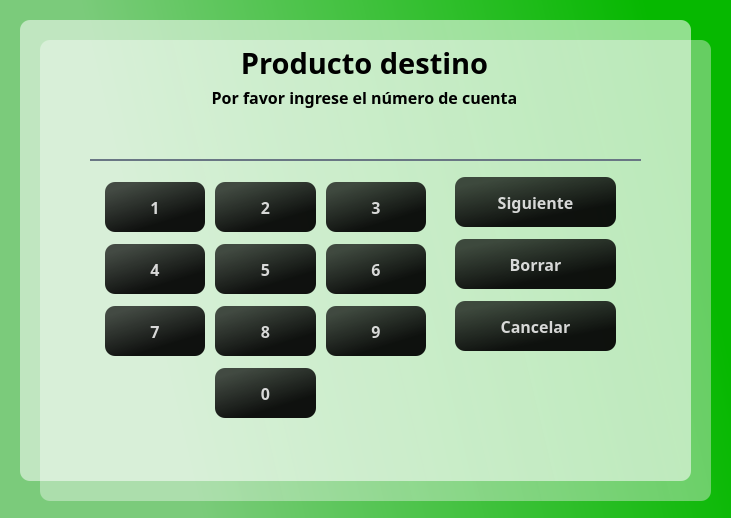
<?xml version="1.0" encoding="UTF-8"?>
<ui version="4.0">
 <class>Dialog</class>
 <widget class="QDialog" name="Dialog">
  <property name="geometry">
   <rect>
    <x>0</x>
    <y>0</y>
    <width>731</width>
    <height>518</height>
   </rect>
  </property>
  <property name="windowTitle">
   <string>Dialog</string>
  </property>
  <property name="modal">
   <bool>true</bool>
  </property>
  <widget class="QWidget" name="gridLayoutWidget">
   <property name="geometry">
    <rect>
     <x>100</x>
     <y>170</y>
     <width>331</width>
     <height>261</height>
    </rect>
   </property>
   <layout class="QGridLayout" name="gridLayout">
    <property name="leftMargin">
     <number>5</number>
    </property>
    <property name="topMargin">
     <number>0</number>
    </property>
    <property name="rightMargin">
     <number>5</number>
    </property>
    <property name="bottomMargin">
     <number>0</number>
    </property>
    <property name="horizontalSpacing">
     <number>10</number>
    </property>
    <property name="verticalSpacing">
     <number>0</number>
    </property>
    <item row="0" column="2">
     <widget class="QPushButton" name="btn3">
      <property name="maximumSize">
       <size>
        <width>200</width>
        <height>50</height>
       </size>
      </property>
      <property name="font">
       <font>
        <family>Candara</family>
        <pointsize>12</pointsize>
        <weight>75</weight>
        <bold>true</bold>
       </font>
      </property>
      <property name="styleSheet">
       <string notr="true">QPushButton#btn3{
	background-color: qlineargradient(spread:pad, x1:0.015, y1:0.00568182, x2:0.626, y2:1, stop:0.144279 rgba(0, 0, 0, 176), stop:0.835821 rgba(0, 0, 0, 237));
	
	color: rgba(255, 255, 255, 210);
	border-radius: 10px;
}

QPushButton#btn3:hover{
	background-color: qlineargradient(spread:pad, x1:1, y1:0.363, x2:0, y2:0.528864, stop:0.0696517 rgba(8, 220, 0, 255), stop:0.810945 rgba(136, 224, 136, 255));
}

QPushButton#btn3:pressed{
	padding-left: 5px;
	padding-top: 5px;
	background-color: rgba(105, 118, 132, 200);
}</string>
      </property>
      <property name="text">
       <string>3</string>
      </property>
     </widget>
    </item>
    <item row="4" column="2">
     <widget class="QPushButton" name="btn9">
      <property name="maximumSize">
       <size>
        <width>200</width>
        <height>50</height>
       </size>
      </property>
      <property name="font">
       <font>
        <family>Candara</family>
        <pointsize>12</pointsize>
        <weight>75</weight>
        <bold>true</bold>
       </font>
      </property>
      <property name="styleSheet">
       <string notr="true">QPushButton#btn9{
	background-color: qlineargradient(spread:pad, x1:0.015, y1:0.00568182, x2:0.626, y2:1, stop:0.144279 rgba(0, 0, 0, 176), stop:0.835821 rgba(0, 0, 0, 237));
	
	color: rgba(255, 255, 255, 210);
	border-radius: 10px;
}

QPushButton#btn9:hover{
	background-color: qlineargradient(spread:pad, x1:1, y1:0.363, x2:0, y2:0.528864, stop:0.0696517 rgba(8, 220, 0, 255), stop:0.810945 rgba(136, 224, 136, 255));
}

QPushButton#btn9:pressed{
	padding-left: 5px;
	padding-top: 5px;
	background-color: rgba(105, 118, 132, 200);
}</string>
      </property>
      <property name="text">
       <string>9</string>
      </property>
     </widget>
    </item>
    <item row="4" column="1">
     <widget class="QPushButton" name="btn8">
      <property name="maximumSize">
       <size>
        <width>200</width>
        <height>50</height>
       </size>
      </property>
      <property name="font">
       <font>
        <family>Candara</family>
        <pointsize>12</pointsize>
        <weight>75</weight>
        <bold>true</bold>
       </font>
      </property>
      <property name="styleSheet">
       <string notr="true">QPushButton#btn8{
	background-color: qlineargradient(spread:pad, x1:0.015, y1:0.00568182, x2:0.626, y2:1, stop:0.144279 rgba(0, 0, 0, 176), stop:0.835821 rgba(0, 0, 0, 237));
	
	color: rgba(255, 255, 255, 210);
	border-radius: 10px;
}

QPushButton#btn8:hover{
	background-color: qlineargradient(spread:pad, x1:1, y1:0.363, x2:0, y2:0.528864, stop:0.0696517 rgba(8, 220, 0, 255), stop:0.810945 rgba(136, 224, 136, 255));
}

QPushButton#btn8:pressed{
	padding-left: 5px;
	padding-top: 5px;
	background-color: rgba(105, 118, 132, 200);
}</string>
      </property>
      <property name="text">
       <string>8</string>
      </property>
     </widget>
    </item>
    <item row="0" column="0">
     <widget class="QPushButton" name="btn1">
      <property name="maximumSize">
       <size>
        <width>200</width>
        <height>50</height>
       </size>
      </property>
      <property name="font">
       <font>
        <family>Candara</family>
        <pointsize>12</pointsize>
        <weight>75</weight>
        <bold>true</bold>
       </font>
      </property>
      <property name="styleSheet">
       <string notr="true">QPushButton#btn1{
	background-color: qlineargradient(spread:pad, x1:0.015, y1:0.00568182, x2:0.626, y2:1, stop:0.144279 rgba(0, 0, 0, 176), stop:0.835821 rgba(0, 0, 0, 237));
	
	color: rgba(255, 255, 255, 210);
	border-radius: 10px;
}

QPushButton#btn1:hover{
	background-color: qlineargradient(spread:pad, x1:1, y1:0.363, x2:0, y2:0.528864, stop:0.0696517 rgba(8, 220, 0, 255), stop:0.810945 rgba(136, 224, 136, 255));
}

QPushButton#btn1:pressed{
	padding-left: 5px;
	padding-top: 5px;
	background-color: rgba(105, 118, 132, 200);
}</string>
      </property>
      <property name="text">
       <string>1</string>
      </property>
     </widget>
    </item>
    <item row="4" column="0">
     <widget class="QPushButton" name="btn7">
      <property name="maximumSize">
       <size>
        <width>200</width>
        <height>50</height>
       </size>
      </property>
      <property name="font">
       <font>
        <family>Candara</family>
        <pointsize>12</pointsize>
        <weight>75</weight>
        <bold>true</bold>
       </font>
      </property>
      <property name="styleSheet">
       <string notr="true">QPushButton#btn7{
	background-color: qlineargradient(spread:pad, x1:0.015, y1:0.00568182, x2:0.626, y2:1, stop:0.144279 rgba(0, 0, 0, 176), stop:0.835821 rgba(0, 0, 0, 237));
	
	color: rgba(255, 255, 255, 210);
	border-radius: 10px;
}

QPushButton#btn7:hover{
	background-color: qlineargradient(spread:pad, x1:1, y1:0.363, x2:0, y2:0.528864, stop:0.0696517 rgba(8, 220, 0, 255), stop:0.810945 rgba(136, 224, 136, 255));
}

QPushButton#btn7:pressed{
	padding-left: 5px;
	padding-top: 5px;
	background-color: rgba(105, 118, 132, 200);
}</string>
      </property>
      <property name="text">
       <string>7</string>
      </property>
     </widget>
    </item>
    <item row="0" column="1">
     <widget class="QPushButton" name="btn2">
      <property name="maximumSize">
       <size>
        <width>200</width>
        <height>50</height>
       </size>
      </property>
      <property name="font">
       <font>
        <family>Candara</family>
        <pointsize>12</pointsize>
        <weight>75</weight>
        <bold>true</bold>
       </font>
      </property>
      <property name="styleSheet">
       <string notr="true">QPushButton#btn2{
	background-color: qlineargradient(spread:pad, x1:0.015, y1:0.00568182, x2:0.626, y2:1, stop:0.144279 rgba(0, 0, 0, 176), stop:0.835821 rgba(0, 0, 0, 237));
	
	color: rgba(255, 255, 255, 210);
	border-radius: 10px;
}

QPushButton#btn2:hover{
	background-color: qlineargradient(spread:pad, x1:1, y1:0.363, x2:0, y2:0.528864, stop:0.0696517 rgba(8, 220, 0, 255), stop:0.810945 rgba(136, 224, 136, 255));
}

QPushButton#btn2:pressed{
	padding-left: 5px;
	padding-top: 5px;
	background-color: rgba(105, 118, 132, 200);
}</string>
      </property>
      <property name="text">
       <string>2</string>
      </property>
     </widget>
    </item>
    <item row="3" column="1">
     <widget class="QPushButton" name="btn5">
      <property name="maximumSize">
       <size>
        <width>200</width>
        <height>50</height>
       </size>
      </property>
      <property name="font">
       <font>
        <family>Candara</family>
        <pointsize>12</pointsize>
        <weight>75</weight>
        <bold>true</bold>
       </font>
      </property>
      <property name="styleSheet">
       <string notr="true">QPushButton#btn5{
	background-color: qlineargradient(spread:pad, x1:0.015, y1:0.00568182, x2:0.626, y2:1, stop:0.144279 rgba(0, 0, 0, 176), stop:0.835821 rgba(0, 0, 0, 237));
	
	color: rgba(255, 255, 255, 210);
	border-radius: 10px;
}

QPushButton#btn5:hover{
	background-color: qlineargradient(spread:pad, x1:1, y1:0.363, x2:0, y2:0.528864, stop:0.0696517 rgba(8, 220, 0, 255), stop:0.810945 rgba(136, 224, 136, 255));
}

QPushButton#btn5:pressed{
	padding-left: 5px;
	padding-top: 5px;
	background-color: rgba(105, 118, 132, 200);
}</string>
      </property>
      <property name="text">
       <string>5</string>
      </property>
     </widget>
    </item>
    <item row="5" column="1">
     <widget class="QPushButton" name="btn0">
      <property name="maximumSize">
       <size>
        <width>200</width>
        <height>50</height>
       </size>
      </property>
      <property name="font">
       <font>
        <family>Candara</family>
        <pointsize>12</pointsize>
        <weight>75</weight>
        <bold>true</bold>
       </font>
      </property>
      <property name="styleSheet">
       <string notr="true">QPushButton#btn0{
	background-color: qlineargradient(spread:pad, x1:0.015, y1:0.00568182, x2:0.626, y2:1, stop:0.144279 rgba(0, 0, 0, 176), stop:0.835821 rgba(0, 0, 0, 237));
	
	color: rgba(255, 255, 255, 210);
	border-radius: 10px;
}

QPushButton#btn0:hover{
	background-color: qlineargradient(spread:pad, x1:1, y1:0.363, x2:0, y2:0.528864, stop:0.0696517 rgba(8, 220, 0, 255), stop:0.810945 rgba(136, 224, 136, 255));
}

QPushButton#btn0:pressed{
	padding-left: 5px;
	padding-top: 5px;
	background-color: rgba(105, 118, 132, 200);
}</string>
      </property>
      <property name="text">
       <string>0</string>
      </property>
     </widget>
    </item>
    <item row="3" column="2">
     <widget class="QPushButton" name="btn6">
      <property name="maximumSize">
       <size>
        <width>200</width>
        <height>50</height>
       </size>
      </property>
      <property name="font">
       <font>
        <family>Candara</family>
        <pointsize>12</pointsize>
        <weight>75</weight>
        <bold>true</bold>
       </font>
      </property>
      <property name="styleSheet">
       <string notr="true">QPushButton#btn6{
	background-color: qlineargradient(spread:pad, x1:0.015, y1:0.00568182, x2:0.626, y2:1, stop:0.144279 rgba(0, 0, 0, 176), stop:0.835821 rgba(0, 0, 0, 237));
	
	color: rgba(255, 255, 255, 210);
	border-radius: 10px;
}

QPushButton#btn6:hover{
	background-color: qlineargradient(spread:pad, x1:1, y1:0.363, x2:0, y2:0.528864, stop:0.0696517 rgba(8, 220, 0, 255), stop:0.810945 rgba(136, 224, 136, 255));
}

QPushButton#btn6:pressed{
	padding-left: 5px;
	padding-top: 5px;
	background-color: rgba(105, 118, 132, 200);
}</string>
      </property>
      <property name="text">
       <string>6</string>
      </property>
     </widget>
    </item>
    <item row="3" column="0">
     <widget class="QPushButton" name="btn4">
      <property name="maximumSize">
       <size>
        <width>200</width>
        <height>50</height>
       </size>
      </property>
      <property name="font">
       <font>
        <family>Candara</family>
        <pointsize>12</pointsize>
        <weight>75</weight>
        <bold>true</bold>
       </font>
      </property>
      <property name="styleSheet">
       <string notr="true">QPushButton#btn4{
	background-color: qlineargradient(spread:pad, x1:0.015, y1:0.00568182, x2:0.626, y2:1, stop:0.144279 rgba(0, 0, 0, 176), stop:0.835821 rgba(0, 0, 0, 237));
	
	color: rgba(255, 255, 255, 210);
	border-radius: 10px;
}

QPushButton#btn4:hover{
	background-color: qlineargradient(spread:pad, x1:1, y1:0.363, x2:0, y2:0.528864, stop:0.0696517 rgba(8, 220, 0, 255), stop:0.810945 rgba(136, 224, 136, 255));
}

QPushButton#btn4:pressed{
	padding-left: 5px;
	padding-top: 5px;
	background-color: rgba(105, 118, 132, 200);
}</string>
      </property>
      <property name="text">
       <string>4</string>
      </property>
     </widget>
    </item>
   </layout>
  </widget>
  <widget class="QLineEdit" name="txtCuentaDestino">
   <property name="geometry">
    <rect>
     <x>90</x>
     <y>120</y>
     <width>551</width>
     <height>41</height>
    </rect>
   </property>
   <property name="font">
    <font>
     <family>Candara</family>
     <pointsize>18</pointsize>
     <weight>75</weight>
     <bold>true</bold>
    </font>
   </property>
   <property name="styleSheet">
    <string notr="true">background-color: rgba(0, 0, 0, 0);
border: none;
border-bottom: 2px solid rgba(105, 118, 132, 255);
color: rgb(0, 0, 0);
padding-bottom: 7px;</string>
   </property>
   <property name="text">
    <string/>
   </property>
   <property name="alignment">
    <set>Qt::AlignCenter</set>
   </property>
  </widget>
  <widget class="QWidget" name="layoutWidget">
   <property name="geometry">
    <rect>
     <x>450</x>
     <y>170</y>
     <width>171</width>
     <height>191</height>
    </rect>
   </property>
   <layout class="QVBoxLayout" name="verticalLayout">
    <property name="spacing">
     <number>5</number>
    </property>
    <property name="leftMargin">
     <number>5</number>
    </property>
    <property name="rightMargin">
     <number>5</number>
    </property>
    <item>
     <widget class="QPushButton" name="btnSiguiente">
      <property name="maximumSize">
       <size>
        <width>250</width>
        <height>50</height>
       </size>
      </property>
      <property name="font">
       <font>
        <family>Candara</family>
        <pointsize>12</pointsize>
        <weight>75</weight>
        <bold>true</bold>
       </font>
      </property>
      <property name="styleSheet">
       <string notr="true">QPushButton#btnSiguiente{
	background-color: qlineargradient(spread:pad, x1:0.015, y1:0.00568182, x2:0.626, y2:1, stop:0.144279 rgba(0, 0, 0, 176), stop:0.835821 rgba(0, 0, 0, 237));
	
	color: rgba(255, 255, 255, 210);
	border-radius: 10px;
}

QPushButton#btnSiguiente:hover{
	background-color: qlineargradient(spread:pad, x1:1, y1:0.363, x2:0, y2:0.528864, stop:0.0696517 rgba(8, 220, 0, 255), stop:0.810945 rgba(136, 224, 136, 255));
}

QPushButton#btnSiguiente:pressed{
	padding-left: 5px;
	padding-top: 5px;
	background-color: rgba(105, 118, 132, 200);
}</string>
      </property>
      <property name="text">
       <string>Siguiente</string>
      </property>
      <property name="autoDefault">
       <bool>true</bool>
      </property>
     </widget>
    </item>
    <item>
     <widget class="QPushButton" name="btnBorrar">
      <property name="maximumSize">
       <size>
        <width>250</width>
        <height>50</height>
       </size>
      </property>
      <property name="font">
       <font>
        <family>Candara</family>
        <pointsize>12</pointsize>
        <weight>75</weight>
        <bold>true</bold>
       </font>
      </property>
      <property name="styleSheet">
       <string notr="true">QPushButton#btnBorrar{
	background-color: qlineargradient(spread:pad, x1:0.015, y1:0.00568182, x2:0.626, y2:1, stop:0.144279 rgba(0, 0, 0, 176), stop:0.835821 rgba(0, 0, 0, 237));
	
	color: rgba(255, 255, 255, 210);
	border-radius: 10px;
}

QPushButton#btnBorrar:hover{
	background-color: qlineargradient(spread:pad, x1:1, y1:0.363, x2:0, y2:0.528864, stop:0.0696517 rgba(255, 37, 37, 255), stop:0.81592 rgba(197, 75, 75, 255));
}

QPushButton#btnBorrar:pressed{
	padding-left: 5px;
	padding-top: 5px;
	background-color: rgba(105, 118, 132, 200);
}</string>
      </property>
      <property name="text">
       <string>Borrar</string>
      </property>
     </widget>
    </item>
    <item>
     <widget class="QPushButton" name="btnCancelar">
      <property name="maximumSize">
       <size>
        <width>250</width>
        <height>50</height>
       </size>
      </property>
      <property name="font">
       <font>
        <family>Candara</family>
        <pointsize>12</pointsize>
        <weight>75</weight>
        <bold>true</bold>
       </font>
      </property>
      <property name="styleSheet">
       <string notr="true">QPushButton#btnCancelar{
	background-color: qlineargradient(spread:pad, x1:0.015, y1:0.00568182, x2:0.626, y2:1, stop:0.144279 rgba(0, 0, 0, 176), stop:0.835821 rgba(0, 0, 0, 237));
	
	color: rgba(255, 255, 255, 210);
	border-radius: 10px;
}

QPushButton#btnCancelar:hover{
	background-color: qlineargradient(spread:pad, x1:1, y1:0.363, x2:0, y2:0.528864, stop:0.0696517 rgba(255, 37, 37, 255), stop:0.81592 rgba(197, 75, 75, 255));
}

QPushButton#btnCancelar:pressed{
	padding-left: 5px;
	padding-top: 5px;
	background-color: rgba(105, 118, 132, 200);
}</string>
      </property>
      <property name="text">
       <string>Cancelar</string>
      </property>
      <property name="autoDefault">
       <bool>true</bool>
      </property>
     </widget>
    </item>
   </layout>
  </widget>
  <widget class="QLabel" name="label">
   <property name="geometry">
    <rect>
     <x>0</x>
     <y>0</y>
     <width>741</width>
     <height>521</height>
    </rect>
   </property>
   <property name="styleSheet">
    <string notr="true">background-color: qlineargradient(spread:pad, x1:1, y1:0.363, x2:0, y2:0.528864, stop:0.0696517 rgba(6, 184, 0, 255), stop:0.810945 rgba(123, 203, 123, 255));</string>
   </property>
   <property name="text">
    <string/>
   </property>
  </widget>
  <widget class="QLabel" name="label_3">
   <property name="geometry">
    <rect>
     <x>40</x>
     <y>40</y>
     <width>671</width>
     <height>461</height>
    </rect>
   </property>
   <property name="styleSheet">
    <string notr="true">background-color: qlineargradient(spread:pad, x1:1, y1:0.363, x2:0, y2:0.528864, stop:0.0696517 rgba(238, 238, 238, 105), stop:0.81592 rgba(255, 255, 255, 94));
border-radius: 10px;</string>
   </property>
   <property name="text">
    <string/>
   </property>
  </widget>
  <widget class="QLabel" name="label_2">
   <property name="geometry">
    <rect>
     <x>20</x>
     <y>20</y>
     <width>671</width>
     <height>461</height>
    </rect>
   </property>
   <property name="styleSheet">
    <string notr="true">background-color: qlineargradient(spread:pad, x1:1, y1:0.363, x2:0, y2:0.528864, stop:0.0696517 rgba(255, 255, 255, 142), stop:0.810945 rgba(255, 255, 255, 134));
border-radius: 10px;</string>
   </property>
   <property name="text">
    <string/>
   </property>
  </widget>
  <widget class="QLabel" name="lblMessage">
   <property name="geometry">
    <rect>
     <x>70</x>
     <y>430</y>
     <width>591</width>
     <height>45</height>
    </rect>
   </property>
   <property name="sizePolicy">
    <sizepolicy hsizetype="Fixed" vsizetype="Fixed">
     <horstretch>0</horstretch>
     <verstretch>0</verstretch>
    </sizepolicy>
   </property>
   <property name="maximumSize">
    <size>
     <width>16777215</width>
     <height>50</height>
    </size>
   </property>
   <property name="font">
    <font>
     <family>Candara</family>
     <pointsize>12</pointsize>
     <weight>75</weight>
     <bold>true</bold>
    </font>
   </property>
   <property name="styleSheet">
    <string notr="true">color: rgb(0, 0, 0);</string>
   </property>
   <property name="text">
    <string/>
   </property>
   <property name="alignment">
    <set>Qt::AlignCenter</set>
   </property>
  </widget>
  <widget class="QLabel" name="lblSubTitle">
   <property name="geometry">
    <rect>
     <x>70</x>
     <y>85</y>
     <width>589</width>
     <height>24</height>
    </rect>
   </property>
   <property name="sizePolicy">
    <sizepolicy hsizetype="Expanding" vsizetype="Fixed">
     <horstretch>0</horstretch>
     <verstretch>0</verstretch>
    </sizepolicy>
   </property>
   <property name="maximumSize">
    <size>
     <width>16777215</width>
     <height>50</height>
    </size>
   </property>
   <property name="font">
    <font>
     <family>Candara</family>
     <pointsize>12</pointsize>
     <weight>75</weight>
     <bold>true</bold>
    </font>
   </property>
   <property name="styleSheet">
    <string notr="true">color: rgb(0, 0, 0);</string>
   </property>
   <property name="text">
    <string>Por favor ingrese el número de cuenta</string>
   </property>
   <property name="alignment">
    <set>Qt::AlignCenter</set>
   </property>
  </widget>
  <widget class="QLabel" name="lblTitle">
   <property name="geometry">
    <rect>
     <x>70</x>
     <y>40</y>
     <width>589</width>
     <height>45</height>
    </rect>
   </property>
   <property name="sizePolicy">
    <sizepolicy hsizetype="Expanding" vsizetype="Fixed">
     <horstretch>0</horstretch>
     <verstretch>0</verstretch>
    </sizepolicy>
   </property>
   <property name="maximumSize">
    <size>
     <width>16777215</width>
     <height>50</height>
    </size>
   </property>
   <property name="font">
    <font>
     <family>Candara</family>
     <pointsize>22</pointsize>
     <weight>75</weight>
     <bold>true</bold>
    </font>
   </property>
   <property name="styleSheet">
    <string notr="true">color: rgb(0, 0, 0);</string>
   </property>
   <property name="text">
    <string>Producto destino</string>
   </property>
   <property name="alignment">
    <set>Qt::AlignCenter</set>
   </property>
  </widget>
  <zorder>label</zorder>
  <zorder>label_3</zorder>
  <zorder>label_2</zorder>
  <zorder>gridLayoutWidget</zorder>
  <zorder>txtCuentaDestino</zorder>
  <zorder>layoutWidget</zorder>
  <zorder>lblTitle</zorder>
  <zorder>lblMessage</zorder>
  <zorder>lblTitle_2</zorder>
  <zorder>lblSubTitle</zorder>
  <zorder>lblTitle</zorder>
 </widget>
 <resources/>
 <connections/>
</ui>
